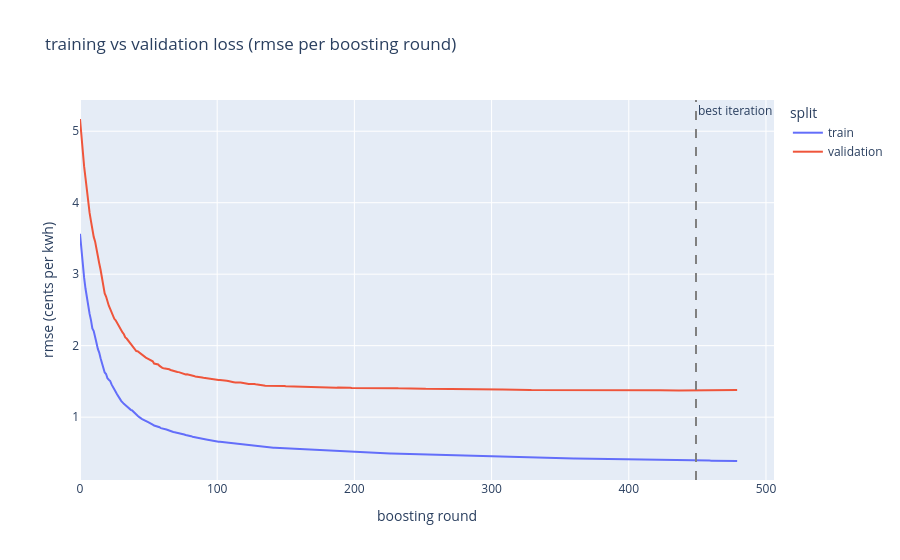

Notebook code cell kept with this figure:
### Markdown cell above
## Final Model Training and Loss Curve

trains the final model with the best parameters from grid search. the loss curve shows how training and validation rmse changed across every boosting round.

### Code cell
# train the final model using the best parameters found by grid search
model = XGBRegressor(
    n_estimators=500,
    early_stopping_rounds=30,
    random_state=42,
    verbosity=0,
    nthread=4,
    **best_params
)
model.fit(
    X_train, y_train,
    eval_set=[(X_train, y_train), (X_val, y_val)],
    verbose=False
)

# xgboost stores per-iteration rmse in evals_result_ after fitting
train_loss = model.evals_result_['validation_0']['rmse']
val_loss = model.evals_result_['validation_1']['rmse']

print(f'best iteration: {model.best_iteration}')
print(f'final train rmse: {train_loss[model.best_iteration]:.4f}')
print(f'final val rmse:   {val_loss[model.best_iteration]:.4f}')

# plot training vs validation loss over every boosting round
iterations = list(range(len(train_loss)))
loss_df = pd.DataFrame({
    'iteration': iterations + iterations,
    'rmse': train_loss + val_loss,
    'split': ['train'] * len(train_loss) + ['validation'] * len(val_loss)
})

fig_loss = px.line(
    loss_df,
    x='iteration',
    y='rmse',
    color='split',
    title='training vs validation loss (rmse per boosting round)',
    labels={'rmse': 'rmse (cents per kwh)', 'iteration': 'boosting round'}
)
fig_loss.add_vline(
    x=model.best_iteration,
    line_dash='dash',
    line_color='gray',
    annotation_text='best iteration'
)
fig_loss.show()
logging.info(f'final model trained: best iteration {model.best_iteration}')

### Figure 1 — Plotly figure (JSON) as saved in the notebook; plotly's stock layout.template omitted (floating-point values rounded to 4 significant figures; data arrays with more than 128 entries replaced by an {"elided": "..."} marker saying what was removed)
{"data": [{"hovertemplate": "split=train<br>boosting round=%{x}<br>rmse (cents per kwh)=%{y}<extra></extra>", "legendgroup": "train", "line": {"color": "#636efa", "dash": "solid"}, "marker": {"symbol": "circle"}, "mode": "lines", "name": "train", "orientation": "v", "showlegend": true, "type": "scatter", "x": {"elided": "480 int values"}, "xaxis": "x", "y": {"elided": "480 float values"}, "yaxis": "y"}, {"hovertemplate": "split=validation<br>boosting round=%{x}<br>rmse (cents per kwh)=%{y}<extra></extra>", "legendgroup": "validation", "line": {"color": "#EF553B", "dash": "solid"}, "marker": {"symbol": "circle"}, "mode": "lines", "name": "validation", "orientation": "v", "showlegend": true, "type": "scatter", "x": {"elided": "480 int values"}, "xaxis": "x", "y": {"elided": "480 float values"}, "yaxis": "y"}], "layout": {"annotations": [{"showarrow": false, "text": "best iteration", "x": 449, "xanchor": "left", "xref": "x", "y": 1, "yanchor": "top", "yref": "y domain"}], "legend": {"title": {"text": "split"}, "tracegroupgap": 0}, "shapes": [{"line": {"color": "gray", "dash": "dash"}, "type": "line", "x0": 449, "x1": 449, "xref": "x", "y0": 0, "y1": 1, "yref": "y domain"}], "title": {"text": "training vs validation loss (rmse per boosting round)"}, "xaxis": {"anchor": "y", "domain": [0, 1], "title": {"text": "boosting round"}}, "yaxis": {"anchor": "x", "domain": [0, 1], "title": {"text": "rmse (cents per kwh)"}}}}
